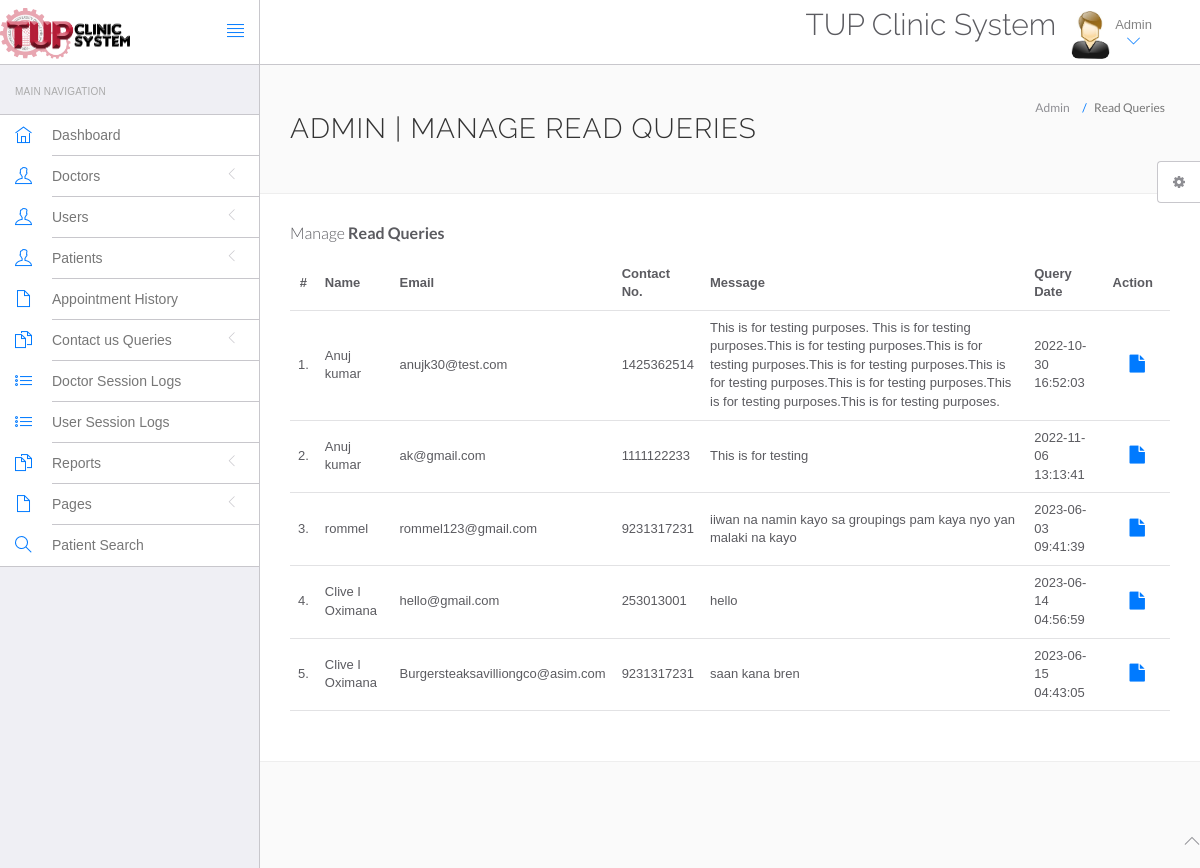
Screenshot of /hms/admin/read-query.php (signed in) with the database file from the repository.
### tables this page shows
CREATE TABLE `tblcontactus` (
  `id` int(11) NOT NULL,
  `fullname` varchar(255) DEFAULT NULL,
  `email` varchar(255) DEFAULT NULL,
  `contactno` bigint(12) DEFAULT NULL,
  `message` mediumtext DEFAULT NULL,
  `PostingDate` timestamp NULL DEFAULT current_timestamp(),
  `AdminRemark` mediumtext DEFAULT NULL,
  `LastupdationDate` timestamp NULL DEFAULT NULL ON UPDATE current_timestamp(),
  `IsRead` int(11) DEFAULT NULL
);

### hms/admin/read-query.php (the view, shortened to what this page needs)
<?php
include('include/config.php');
if(strlen($_SESSION['id']==0)) {
 header('location:logout.php');
  } else{
?>
<!DOCTYPE html>
<html lang="en">
	<head>
		<link rel="stylesheet" href="vendor/bootstrap/css/bootstrap.min.css">
		<link rel="stylesheet" href="vendor/fontawesome/css/font-awesome.min.css">
		<link rel="stylesheet" href="vendor/themify-icons/themify-icons.min.css">
		<link href="vendor/animate.css/animate.min.css" rel="stylesheet" media="screen">
		<link href="vendor/perfect-scrollbar/perfect-scrollbar.min.css" rel="stylesheet" media="screen">
		<link href="vendor/switchery/switchery.min.css" rel="stylesheet" media="screen">
		<link href="vendor/bootstrap-touchspin/jquery.bootstrap-touchspin.min.css" rel="stylesheet" media="screen">
		<link href="vendor/select2/select2.min.css" rel="stylesheet" media="screen">
		<link href="vendor/bootstrap-datepicker/bootstrap-datepicker3.standalone.min.css" rel="stylesheet" media="screen">
		<link href="vendor/bootstrap-timepicker/bootstrap-timepicker.min.css" rel="stylesheet" media="screen">
		<link rel="stylesheet" href="assets/css/styles.css">
		<link rel="stylesheet" href="assets/css/plugins.css">
		<link rel="stylesheet" href="assets/css/themes/theme-1.css" id="skin_color" />
	</head>
	<body>
		<div id="app">
<?php include('include/sidebar.php');?>
			<div class="app-content">
						<?php include('include/header.php');?>
				<div class="main-content" >
					<div class="wrap-content container" id="container">
						<section id="page-title">
							<div class="row">
								<div class="col-sm-8">
									<h1 class="mainTitle">Admin | Manage Read Queries</h1>
																	</div>
								<ol class="breadcrumb">
									<li>
										<span>Admin</span>
									</li>
									<li class="active">
										<span>Read Queries</span>
									</li>
								</ol>
							</div>
						</section>
						<div class="container-fluid container-fullw bg-white">
									<div class="row">
								<div class="col-md-12">
									<h5 class="over-title margin-bottom-15">Manage <span class="text-bold">Read Queries</span></h5>
									<table class="table table-hover" id="sample-table-1">
										<thead>
											<tr>
												<th class="center">#</th>
												<th>Name</th>
												<th class="hidden-xs">Email</th>
												<th>Contact No. </th>
												<th>Message </th>
												<th>Query Date</th>
												<th>Action</th>
											</tr>
										</thead>
										<tbody>
<?php
$sql=mysqli_query($con,"select * from tblcontactus where IsRead is not null");
$cnt=1;
while($row=mysqli_fetch_array($sql))
{
?>
											<tr>
												<td class="center"><?php echo $cnt;?>.</td>
												<td class="hidden-xs"><?php echo $row['fullname'];?></td>
												<td><?php echo $row['email'];?></td>
												<td><?php echo $row['contactno'];?></td>
												<td><?php echo $row['message'];?></td>
												<td><?php echo $row['PostingDate'];?></td>
												<td >
												<div class="visible-md visible-lg hidden-sm hidden-xs">
							<a href="query-details.php?id=<?php echo $row['id'];?>" class="btn btn-transparent btn-lg" title="View Details"><i class="fa fa-file"></i></a>
												</div>
												</td>
											</tr>
											<?php
$cnt=$cnt+1;
											 }?>
										</tbody>
									</table>
								</div>
							</div>
								</div>
							</div>
						</div>
					</div>
				</div>
	<?php include('include/footer.php');?>
	<?php include('include/setting.php');?>
	</body>
</html>
<?php } ?>

### hms/admin/assets/css/themes/theme-1.css (style rules this page uses)
body { background: #FAFAFA; }

### rows the page displays
tblcontactus: fullname "Anuj kumar", email "anujk30@test.com", contactno "1425362514", message "This is for testing purposes. This is for testing purposes.This is for testing purposes.This is for testing purposes.This is for testing purposes.This is for testing purposes.This is for testing purposes.This is for testing purposes.This is for testing purposes.", PostingDate "2022-10-30 16:52:03"
tblcontactus: fullname "Anuj kumar", email "ak@gmail.com", contactno "1111122233", message "This is for testing", PostingDate "2022-11-06 13:13:41"
tblcontactus: fullname "rommel", email "rommel123@gmail.com", contactno "9231317231", message "iiwan na namin kayo sa groupings pam kaya nyo yan malaki na kayo", PostingDate "2023-06-03 09:41:39"
tblcontactus: fullname "Clive I Oximana", email "hello@gmail.com", contactno "253013001", message "hello", PostingDate "2023-06-14 04:56:59"
tblcontactus: fullname "Clive I Oximana", email "Burgersteaksavilliongco@asim.com", contactno "9231317231", message "saan kana bren", PostingDate "2023-06-15 04:43:05"
